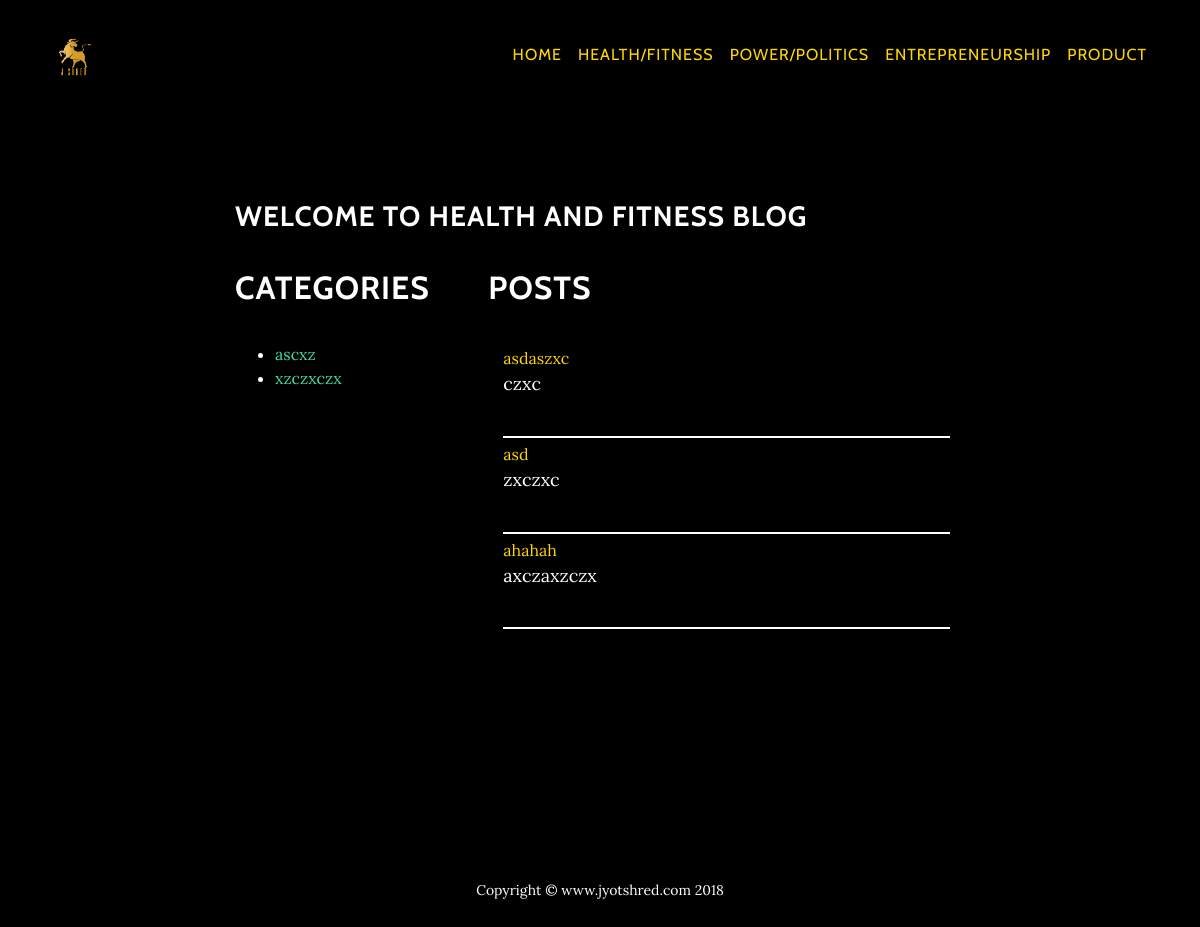
The app's page /health/ with its own data.
### health/models.py (models this page shows, shortened)
class Category(models.Model):
    title = models.CharField(max_length=100, db_index=True)
    slug = models.SlugField(max_length=100, db_index=True)
    @permalink
    def get_absolute_url(self):
        return ('view_health_category', None, { 'slug': self.slug })

class Blog(models.Model):
    title = models.CharField(max_length=100, unique=True)
    slug = models.SlugField(max_length=100, unique=True)
    body = models.TextField()
    posted = models.DateTimeField(db_index=True, auto_now_add=True)
    category = models.ForeignKey('health.Category')
    @permalink
    def get_absolute_url(self):
        return ('view_health_post', None, { 'slug': self.slug })

### health/views.py (the view)
# urls.py: url(r'^health/',include('health.urls')),
def health(request):
    return render_to_response('health/index.html', {
        'categories': Category.objects.all(),
        'posts': Blog.objects.all().order_by("-posted")[:5]
    })

### templates/health/index.html (shortened to what this page needs)
{% extends 'health/base.html' %}
{% block title %}Welcome to Health and Fitness blog{% endblock %}
{% block content %}
    <div class="row">
        <div class="col-md-4">
            <h2>Categories</h2>
            {% if categories %}
                <ul>
                {% for category in categories %}
                    <li style="text-align: left"><a href="{{ category.get_absolute_url }}">{{ category.title }}</a></li>
                {% endfor %}
                </ul>
            {% else %}
                <p style="color: #FFD700; text-align: left">There are no posts.</p>
            {% endif %}
        </div>
        <div class="col-md-8">
            <h2>Posts</h2>
            {% if posts %}
            <div class="container">
                <div class="panel-group">
                    {% for post in posts %}
                        <div class="panel panel-default" style="border-bottom: 2px solid; border-color: white;padding-bottom: 2px;padding-top: 4px">
                            <div class="panel-heading"><a id="asdf" href="{{ post.get_absolute_url }}" style="color: #FFD700">{{ post.title }}</a></div>
                            <div class="panel-body" ><span class="show-read-more">{{ post.body|safe }}</span></div>
                        </div>
                    {% endfor %}
                </div>
            </div>
            {% endif %}
        </div>
    </div>
{% endblock %}

### records on screen
Category: title "ascxz"
Category: title "xzczxczx"
Blog: title "asdaszxc", body "czxc"
Blog: title "asd", body "zxczxc"
Blog: title "ahahah", body "axczaxzczx"
